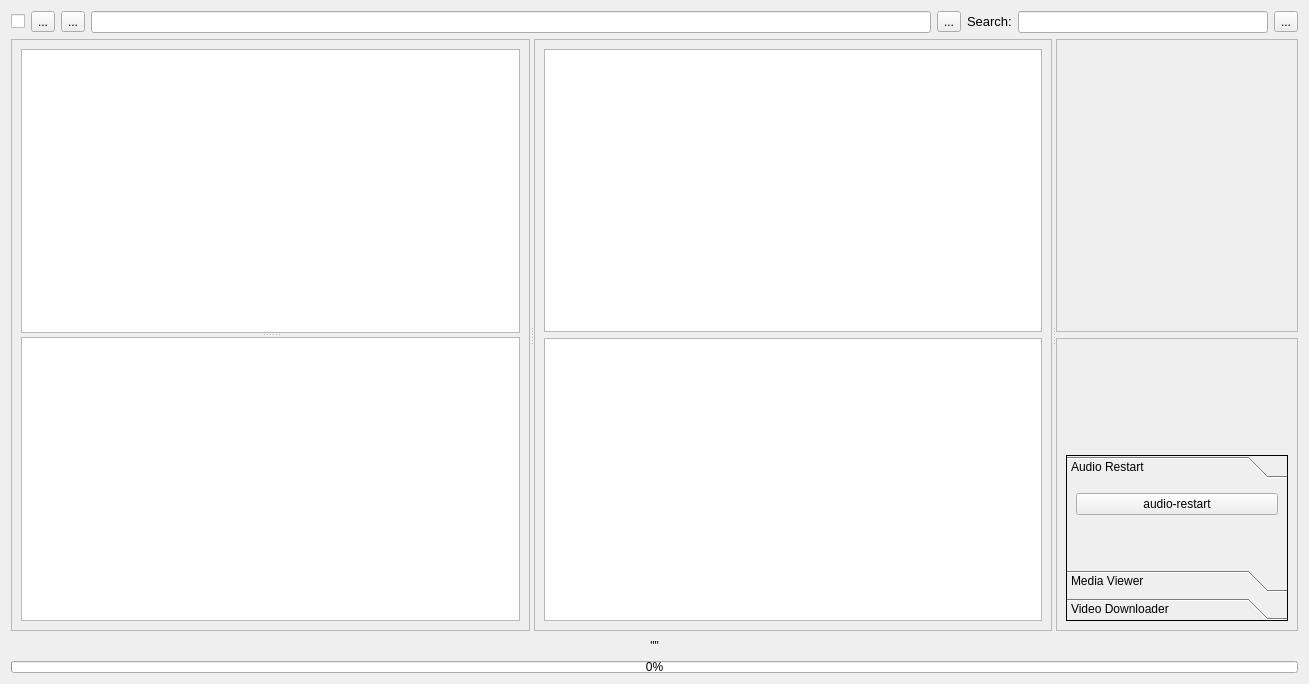
<?xml version="1.0" encoding="UTF-8"?>
<ui version="4.0">
 <class>Form</class>
 <widget class="QWidget" name="Form">
  <property name="enabled">
   <bool>true</bool>
  </property>
  <property name="geometry">
   <rect>
    <x>0</x>
    <y>0</y>
    <width>1309</width>
    <height>684</height>
   </rect>
  </property>
  <property name="windowTitle">
   <string>Form</string>
  </property>
  <property name="styleSheet">
   <string notr="true"/>
  </property>
  <layout class="QGridLayout" name="gridLayout_6">
   <item row="1" column="0">
    <widget class="QSplitter" name="v_splitter1">
     <property name="orientation">
      <enum>Qt::Horizontal</enum>
     </property>
     <widget class="QSplitter" name="v_splitter2">
      <property name="orientation">
       <enum>Qt::Horizontal</enum>
      </property>
      <widget class="QFrame" name="frame_1">
       <property name="frameShape">
        <enum>QFrame::StyledPanel</enum>
       </property>
       <property name="frameShadow">
        <enum>QFrame::Raised</enum>
       </property>
       <layout class="QGridLayout" name="gridLayout_2">
        <item row="0" column="0">
         <widget class="QSplitter" name="h_splitter">
          <property name="orientation">
           <enum>Qt::Vertical</enum>
          </property>
          <widget class="QListView" name="favourites">
           <property name="sizePolicy">
            <sizepolicy hsizetype="Expanding" vsizetype="Expanding">
             <horstretch>0</horstretch>
             <verstretch>0</verstretch>
            </sizepolicy>
           </property>
           <property name="minimumSize">
            <size>
             <width>256</width>
             <height>0</height>
            </size>
           </property>
           <property name="focusPolicy">
            <enum>Qt::NoFocus</enum>
           </property>
           <property name="contextMenuPolicy">
            <enum>Qt::CustomContextMenu</enum>
           </property>
           <property name="alternatingRowColors">
            <bool>false</bool>
           </property>
           <property name="selectionMode">
            <enum>QAbstractItemView::ExtendedSelection</enum>
           </property>
           <property name="textElideMode">
            <enum>Qt::ElideMiddle</enum>
           </property>
           <property name="viewMode">
            <enum>QListView::ListMode</enum>
           </property>
          </widget>
          <widget class="QTreeView" name="treeDirs">
           <property name="sizePolicy">
            <sizepolicy hsizetype="Expanding" vsizetype="Expanding">
             <horstretch>0</horstretch>
             <verstretch>0</verstretch>
            </sizepolicy>
           </property>
           <property name="minimumSize">
            <size>
             <width>256</width>
             <height>0</height>
            </size>
           </property>
           <property name="focusPolicy">
            <enum>Qt::NoFocus</enum>
           </property>
           <property name="contextMenuPolicy">
            <enum>Qt::CustomContextMenu</enum>
           </property>
           <property name="alternatingRowColors">
            <bool>false</bool>
           </property>
           <property name="selectionMode">
            <enum>QAbstractItemView::SingleSelection</enum>
           </property>
           <property name="textElideMode">
            <enum>Qt::ElideMiddle</enum>
           </property>
           <property name="uniformRowHeights">
            <bool>true</bool>
           </property>
           <property name="itemsExpandable">
            <bool>true</bool>
           </property>
           <property name="sortingEnabled">
            <bool>true</bool>
           </property>
           <property name="headerHidden">
            <bool>false</bool>
           </property>
          </widget>
         </widget>
        </item>
       </layout>
      </widget>
      <widget class="QFrame" name="frame_2">
       <property name="frameShape">
        <enum>QFrame::StyledPanel</enum>
       </property>
       <property name="frameShadow">
        <enum>QFrame::Raised</enum>
       </property>
       <layout class="QGridLayout" name="gridLayout_3">
        <item row="0" column="0">
         <layout class="QVBoxLayout" name="verticalLayout">
          <property name="leftMargin">
           <number>0</number>
          </property>
          <item>
           <widget class="QListView" name="iconFiles">
            <property name="focusPolicy">
             <enum>Qt::NoFocus</enum>
            </property>
            <property name="contextMenuPolicy">
             <enum>Qt::CustomContextMenu</enum>
            </property>
            <property name="defaultDropAction">
             <enum>Qt::IgnoreAction</enum>
            </property>
            <property name="selectionMode">
             <enum>QAbstractItemView::ExtendedSelection</enum>
            </property>
            <property name="iconSize">
             <size>
              <width>128</width>
              <height>128</height>
             </size>
            </property>
            <property name="textElideMode">
             <enum>Qt::ElideRight</enum>
            </property>
            <property name="movement">
             <enum>QListView::Static</enum>
            </property>
            <property name="flow">
             <enum>QListView::LeftToRight</enum>
            </property>
            <property name="isWrapping" stdset="0">
             <bool>true</bool>
            </property>
            <property name="resizeMode">
             <enum>QListView::Adjust</enum>
            </property>
            <property name="layoutMode">
             <enum>QListView::SinglePass</enum>
            </property>
            <property name="gridSize">
             <size>
              <width>200</width>
              <height>200</height>
             </size>
            </property>
            <property name="viewMode">
             <enum>QListView::IconMode</enum>
            </property>
            <property name="modelColumn">
             <number>0</number>
            </property>
            <property name="uniformItemSizes">
             <bool>false</bool>
            </property>
            <property name="wordWrap">
             <bool>true</bool>
            </property>
           </widget>
          </item>
          <item>
           <widget class="QTreeView" name="listFiles">
            <property name="sizePolicy">
             <sizepolicy hsizetype="MinimumExpanding" vsizetype="Expanding">
              <horstretch>0</horstretch>
              <verstretch>0</verstretch>
             </sizepolicy>
            </property>
            <property name="focusPolicy">
             <enum>Qt::NoFocus</enum>
            </property>
            <property name="contextMenuPolicy">
             <enum>Qt::CustomContextMenu</enum>
            </property>
            <property name="dragEnabled">
             <bool>false</bool>
            </property>
            <property name="selectionMode">
             <enum>QAbstractItemView::ExtendedSelection</enum>
            </property>
            <property name="verticalScrollMode">
             <enum>QAbstractItemView::ScrollPerPixel</enum>
            </property>
            <property name="rootIsDecorated">
             <bool>false</bool>
            </property>
            <property name="uniformRowHeights">
             <bool>true</bool>
            </property>
            <property name="itemsExpandable">
             <bool>false</bool>
            </property>
            <property name="sortingEnabled">
             <bool>true</bool>
            </property>
            <property name="wordWrap">
             <bool>false</bool>
            </property>
            <property name="expandsOnDoubleClick">
             <bool>false</bool>
            </property>
           </widget>
          </item>
         </layout>
        </item>
       </layout>
      </widget>
     </widget>
     <widget class="QWidget" name="layoutWidget">
      <layout class="QGridLayout" name="gridLayout">
       <property name="sizeConstraint">
        <enum>QLayout::SetDefaultConstraint</enum>
       </property>
       <item row="1" column="0">
        <widget class="QFrame" name="toolsFrame">
         <property name="sizePolicy">
          <sizepolicy hsizetype="Preferred" vsizetype="Preferred">
           <horstretch>0</horstretch>
           <verstretch>0</verstretch>
          </sizepolicy>
         </property>
         <property name="maximumSize">
          <size>
           <width>16777215</width>
           <height>16777215</height>
          </size>
         </property>
         <property name="frameShape">
          <enum>QFrame::StyledPanel</enum>
         </property>
         <property name="frameShadow">
          <enum>QFrame::Raised</enum>
         </property>
         <layout class="QGridLayout" name="gridLayout_8">
          <item row="0" column="0" alignment="Qt::AlignBottom">
           <widget class="QToolBox" name="toolBox">
            <property name="frameShape">
             <enum>QFrame::Box</enum>
            </property>
            <property name="lineWidth">
             <number>1</number>
            </property>
            <property name="midLineWidth">
             <number>0</number>
            </property>
            <property name="currentIndex">
             <number>0</number>
            </property>
            <property name="tabSpacing">
             <number>6</number>
            </property>
            <widget class="QWidget" name="page1">
             <property name="geometry">
              <rect>
               <x>0</x>
               <y>0</y>
               <width>239</width>
               <height>92</height>
              </rect>
             </property>
             <attribute name="label">
              <string>Audio Restart</string>
             </attribute>
             <layout class="QGridLayout" name="gridLayout_10">
              <item row="0" column="0">
               <widget class="QPushButton" name="audioRestartButt">
                <property name="sizePolicy">
                 <sizepolicy hsizetype="MinimumExpanding" vsizetype="Fixed">
                  <horstretch>0</horstretch>
                  <verstretch>0</verstretch>
                 </sizepolicy>
                </property>
                <property name="focusPolicy">
                 <enum>Qt::NoFocus</enum>
                </property>
                <property name="text">
                 <string>audio-restart</string>
                </property>
               </widget>
              </item>
              <item row="1" column="0">
               <spacer name="verticalSpacer_2">
                <property name="orientation">
                 <enum>Qt::Vertical</enum>
                </property>
                <property name="sizeHint" stdset="0">
                 <size>
                  <width>20</width>
                  <height>40</height>
                 </size>
                </property>
               </spacer>
              </item>
             </layout>
            </widget>
            <widget class="QWidget" name="page2">
             <property name="geometry">
              <rect>
               <x>0</x>
               <y>0</y>
               <width>239</width>
               <height>92</height>
              </rect>
             </property>
             <attribute name="label">
              <string>Media Viewer</string>
             </attribute>
             <layout class="QGridLayout" name="gridLayout_12">
              <item row="0" column="0">
               <widget class="QPushButton" name="blenderMediaViewerButt">
                <property name="sizePolicy">
                 <sizepolicy hsizetype="MinimumExpanding" vsizetype="Fixed">
                  <horstretch>0</horstretch>
                  <verstretch>0</verstretch>
                 </sizepolicy>
                </property>
                <property name="focusPolicy">
                 <enum>Qt::NoFocus</enum>
                </property>
                <property name="text">
                 <string>blender-media-viewer</string>
                </property>
               </widget>
              </item>
              <item row="1" column="0">
               <spacer name="verticalSpacer_3">
                <property name="orientation">
                 <enum>Qt::Vertical</enum>
                </property>
                <property name="sizeHint" stdset="0">
                 <size>
                  <width>20</width>
                  <height>40</height>
                 </size>
                </property>
               </spacer>
              </item>
             </layout>
            </widget>
            <widget class="QWidget" name="page3">
             <property name="geometry">
              <rect>
               <x>0</x>
               <y>0</y>
               <width>239</width>
               <height>220</height>
              </rect>
             </property>
             <attribute name="label">
              <string>Video Downloader</string>
             </attribute>
             <layout class="QGridLayout" name="gridLayout_13">
              <item row="0" column="0">
               <layout class="QGridLayout" name="gridLayout_11">
                <item row="9" column="1">
                 <spacer name="verticalSpacer">
                  <property name="orientation">
                   <enum>Qt::Vertical</enum>
                  </property>
                  <property name="sizeHint" stdset="0">
                   <size>
                    <width>20</width>
                    <height>40</height>
                   </size>
                  </property>
                 </spacer>
                </item>
                <item row="8" column="1">
                 <widget class="QPushButton" name="cancelButt">
                  <property name="sizePolicy">
                   <sizepolicy hsizetype="Preferred" vsizetype="Fixed">
                    <horstretch>0</horstretch>
                    <verstretch>0</verstretch>
                   </sizepolicy>
                  </property>
                  <property name="focusPolicy">
                   <enum>Qt::NoFocus</enum>
                  </property>
                  <property name="text">
                   <string>Cancel</string>
                  </property>
                 </widget>
                </item>
                <item row="7" column="1">
                 <widget class="QPushButton" name="downloadButt">
                  <property name="sizePolicy">
                   <sizepolicy hsizetype="Preferred" vsizetype="Fixed">
                    <horstretch>0</horstretch>
                    <verstretch>0</verstretch>
                   </sizepolicy>
                  </property>
                  <property name="focusPolicy">
                   <enum>Qt::NoFocus</enum>
                  </property>
                  <property name="text">
                   <string>Download</string>
                  </property>
                 </widget>
                </item>
                <item row="6" column="0" colspan="2">
                 <widget class="QProgressBar" name="downloadProgressBar">
                  <property name="sizePolicy">
                   <sizepolicy hsizetype="Preferred" vsizetype="Fixed">
                    <horstretch>0</horstretch>
                    <verstretch>0</verstretch>
                   </sizepolicy>
                  </property>
                  <property name="value">
                   <number>0</number>
                  </property>
                 </widget>
                </item>
                <item row="4" column="0" colspan="2">
                 <widget class="QLineEdit" name="urlBox">
                  <property name="focusPolicy">
                   <enum>Qt::ClickFocus</enum>
                  </property>
                  <property name="placeholderText">
                   <string>URL</string>
                  </property>
                 </widget>
                </item>
                <item row="5" column="0" colspan="2">
                 <widget class="QLineEdit" name="pathBox">
                  <property name="focusPolicy">
                   <enum>Qt::ClickFocus</enum>
                  </property>
                  <property name="placeholderText">
                   <string>Download Path</string>
                  </property>
                 </widget>
                </item>
               </layout>
              </item>
             </layout>
            </widget>
           </widget>
          </item>
         </layout>
        </widget>
       </item>
       <item row="0" column="0">
        <widget class="QFrame" name="infoFrame">
         <property name="sizePolicy">
          <sizepolicy hsizetype="Preferred" vsizetype="Preferred">
           <horstretch>0</horstretch>
           <verstretch>0</verstretch>
          </sizepolicy>
         </property>
         <property name="frameShape">
          <enum>QFrame::StyledPanel</enum>
         </property>
         <property name="frameShadow">
          <enum>QFrame::Raised</enum>
         </property>
         <layout class="QGridLayout" name="gridLayout_5">
          <item row="1" column="0">
           <layout class="QGridLayout" name="gridLayout_4"/>
          </item>
         </layout>
        </widget>
       </item>
      </layout>
     </widget>
    </widget>
   </item>
   <item row="2" column="0">
    <layout class="QVBoxLayout" name="verticalLayout_2">
     <item>
      <widget class="QLabel" name="messages">
       <property name="maximumSize">
        <size>
         <width>16777215</width>
         <height>18</height>
        </size>
       </property>
       <property name="font">
        <font/>
       </property>
       <property name="styleSheet">
        <string notr="true"/>
       </property>
       <property name="text">
        <string>&quot;&quot;</string>
       </property>
       <property name="alignment">
        <set>Qt::AlignCenter</set>
       </property>
      </widget>
     </item>
     <item>
      <widget class="QProgressBar" name="progressBar">
       <property name="sizePolicy">
        <sizepolicy hsizetype="Expanding" vsizetype="Preferred">
         <horstretch>0</horstretch>
         <verstretch>0</verstretch>
        </sizepolicy>
       </property>
       <property name="maximumSize">
        <size>
         <width>16777215</width>
         <height>12</height>
        </size>
       </property>
       <property name="value">
        <number>0</number>
       </property>
      </widget>
     </item>
    </layout>
   </item>
   <item row="0" column="0">
    <layout class="QHBoxLayout" name="horizontalLayout">
     <property name="sizeConstraint">
      <enum>QLayout::SetDefaultConstraint</enum>
     </property>
     <item>
      <widget class="QCheckBox" name="themeButton">
       <property name="focusPolicy">
        <enum>Qt::NoFocus</enum>
       </property>
       <property name="text">
        <string/>
       </property>
      </widget>
     </item>
     <item>
      <widget class="QToolButton" name="changeViewButt">
       <property name="focusPolicy">
        <enum>Qt::NoFocus</enum>
       </property>
       <property name="text">
        <string>...</string>
       </property>
      </widget>
     </item>
     <item>
      <widget class="QToolButton" name="previousDirButt">
       <property name="focusPolicy">
        <enum>Qt::NoFocus</enum>
       </property>
       <property name="text">
        <string>...</string>
       </property>
      </widget>
     </item>
     <item>
      <widget class="QLineEdit" name="currentFolderBox">
       <property name="focusPolicy">
        <enum>Qt::ClickFocus</enum>
       </property>
       <property name="clearButtonEnabled">
        <bool>true</bool>
       </property>
      </widget>
     </item>
     <item>
      <widget class="QToolButton" name="changeDirButt">
       <property name="focusPolicy">
        <enum>Qt::NoFocus</enum>
       </property>
       <property name="text">
        <string>...</string>
       </property>
      </widget>
     </item>
     <item>
      <widget class="QLabel" name="label_2">
       <property name="sizePolicy">
        <sizepolicy hsizetype="Preferred" vsizetype="Fixed">
         <horstretch>0</horstretch>
         <verstretch>0</verstretch>
        </sizepolicy>
       </property>
       <property name="font">
        <font>
         <pointsize>10</pointsize>
        </font>
       </property>
       <property name="text">
        <string>Search:</string>
       </property>
      </widget>
     </item>
     <item>
      <widget class="QLineEdit" name="searchBox">
       <property name="maximumSize">
        <size>
         <width>250</width>
         <height>16777215</height>
        </size>
       </property>
       <property name="focusPolicy">
        <enum>Qt::StrongFocus</enum>
       </property>
       <property name="clearButtonEnabled">
        <bool>true</bool>
       </property>
      </widget>
     </item>
     <item>
      <widget class="QToolButton" name="searchButt">
       <property name="focusPolicy">
        <enum>Qt::NoFocus</enum>
       </property>
       <property name="text">
        <string>...</string>
       </property>
      </widget>
     </item>
    </layout>
   </item>
  </layout>
 </widget>
 <resources/>
 <connections/>
</ui>
